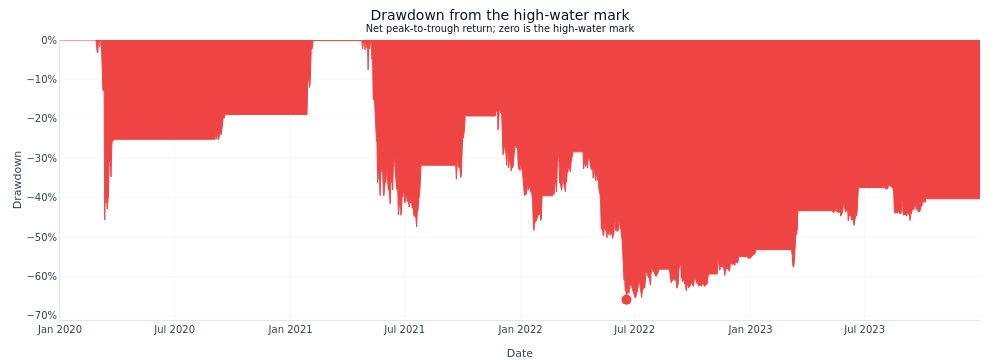

Notebook cell for this chart:
### Markdown cell above
## 7. Four views of the same return series

Four views of the same net return series, each answering a question the summary table cannot.
How long the portfolio spent below its previous peak, not only how far it fell. Whether the
risk-adjusted return came from the whole sample or from one stretch of it. Which months carried
the result. And what the distribution of daily returns looks like for a rule that is flat most of
the time.

### Code cell
fig = plot_drawdown_underwater(analysis=analysis_net)
fig.data[0].line.color = COLORS["negative"]
fig.data[0].fillcolor = COLORS["negative"]
fig.data[0].opacity = 0.3
fig.data[1].marker.color = COLORS["negative"]
fig.update_layout(
    title=(
        "Drawdown from the high-water mark"
        "<br><sup>Net peak-to-trough return; zero is the high-water mark</sup>"
    ),
    xaxis_title="Date",
    yaxis_title="Drawdown",
    height=360,
)
show_plotly_with_alt(
    fig,
    (
        "Filled drawdown chart from the high-water mark, zero at the top and losses below, "
        "against date. Each point is the distance from the highest portfolio value reached up "
        "to that date, so the series is flat wherever the rule holds no position and nothing "
        "is at risk."
    ),
)

### Figure 1 — Plotly figure (JSON) as saved in the notebook; plotly's stock layout.template omitted (floating-point values rounded to 4 significant figures; data arrays with more than 128 entries replaced by an {"elided": "..."} marker saying what was removed)
{"data": [{"fill": "tozeroy", "fillcolor": "#ef4444", "hovertemplate": "Date: %{x}<br>Drawdown: %{y:.2%}<extra></extra>", "line": {"color": "#ef4444", "width": 1}, "mode": "lines", "name": "Drawdown", "opacity": 0.3, "type": "scatter", "x": {"elided": "1461 str values"}, "y": {"elided": "1461 float values"}}, {"hovertemplate": "Max Drawdown<br>Date: %{x}<br>DD: %{y:.2%}<extra></extra>", "marker": {"color": "#ef4444", "size": 10, "symbol": "circle"}, "mode": "markers", "name": "Max DD: -65.9%", "type": "scatter", "x": ["2022-06-18"], "y": [-0.6591]}], "layout": {"font": {"color": "#334155", "family": "DM Sans, DejaVu Sans, sans-serif", "size": 12}, "height": 360, "hoverlabel": {"bgcolor": "white", "font": {"family": "DM Sans, DejaVu Sans, sans-serif", "size": 13}}, "hovermode": "x unified", "legend": {"x": 0.99, "xanchor": "right", "y": 0.01, "yanchor": "bottom"}, "margin": {"b": 40, "l": 60, "r": 20, "t": 40}, "paper_bgcolor": "rgba(0,0,0,0)", "plot_bgcolor": "rgba(0,0,0,0)", "showlegend": false, "title": {"text": "Drawdown from the high-water mark<br><sup>Net peak-to-trough return; zero is the high-water mark</sup>"}, "width": 1000, "xaxis": {"gridcolor": "rgba(0,0,0,0.06)", "linecolor": "rgba(0,0,0,0.1)", "title": {"text": "Date"}, "zeroline": false}, "yaxis": {"gridcolor": "rgba(0,0,0,0.06)", "linecolor": "rgba(0,0,0,0.1)", "tickformat": ".0%", "title": {"text": "Drawdown"}, "zeroline": false}}}
